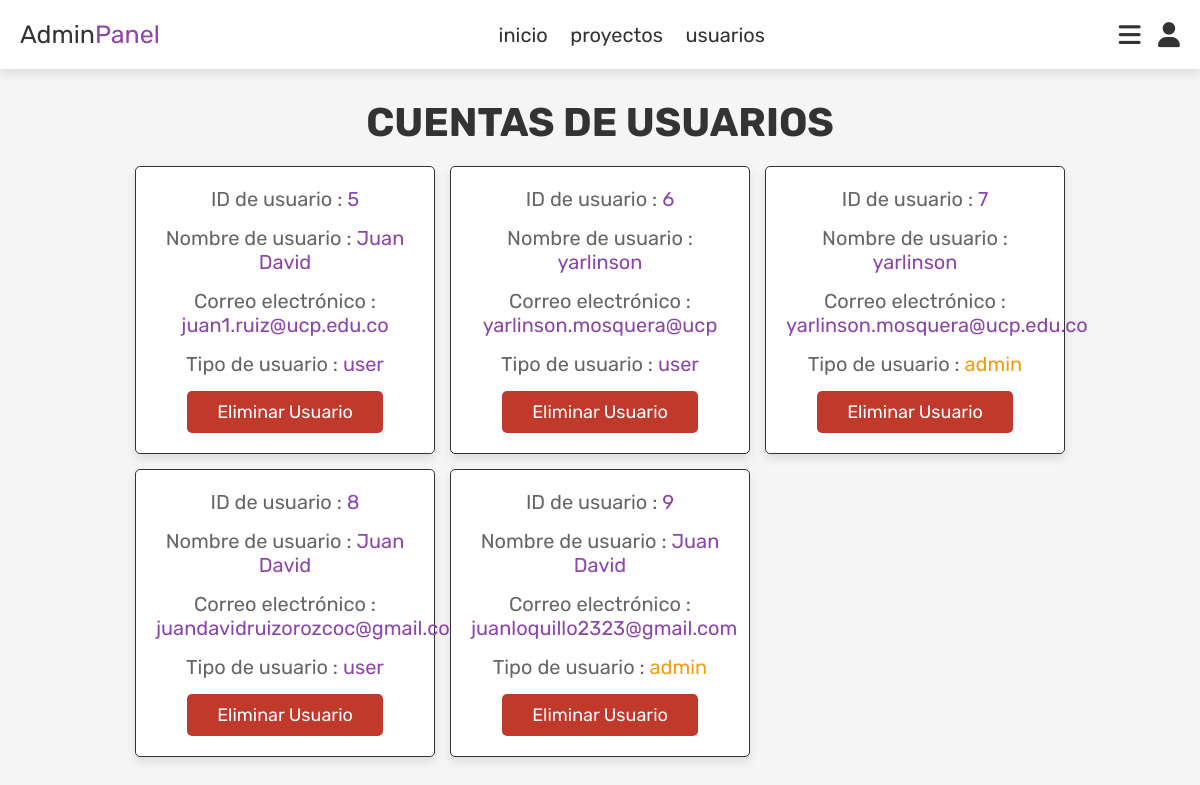
The app's page /admin_usuarios.php (signed in) with its own data.
### tables this page shows
CREATE TABLE `users` (
  `id` int(100) NOT NULL,
  `name` varchar(100) NOT NULL,
  `email` varchar(100) NOT NULL,
  `password` varchar(100) NOT NULL,
  `user_type` varchar(20) NOT NULL DEFAULT 'user'
);

### admin_usuarios.php (the view, shortened to what this page needs)
<?php
include 'conexion.php';
?>
<!DOCTYPE html>
<html lang="es">
<head>
   <link rel="stylesheet" href="https://cdnjs.cloudflare.com/ajax/libs/font-awesome/6.0.0/css/all.min.css">
   <link rel="stylesheet" href="css/admin_style.css">
</head>
<body>
<?php include 'admin_header.php'; ?>
<section class="usuarios">
   <h1 class="title"> Cuentas de usuarios </h1>
   <div class="caja-container">
      <?php
         $select_users = mysqli_query($conn, "SELECT * FROM `users`") or die('Error en la consulta');
         while($fetch_users = mysqli_fetch_assoc($select_users)){
      ?>
      <div class="caja">
         <p> ID de usuario : <span><?php echo $fetch_users['id']; ?></span> </p>
         <p> Nombre de usuario : <span><?php echo $fetch_users['name']; ?></span> </p>
         <p> Correo electrónico : <span><?php echo $fetch_users['email']; ?></span> </p>
         <p> Tipo de usuario : <span style="color:<?php if($fetch_users['user_type'] == 'admin'){ echo 'var(--orange)'; } ?>"><?php echo $fetch_users['user_type']; ?></span> </p>
         <a href="admin_usuarios.php?delete=<?php echo $fetch_users['id']; ?>" onclick="return confirm('¿Eliminar este usuario?');" class="boton-eliminar">Eliminar usuario</a>
      </div>
      <?php
         };
      ?>
   </div>
</section>
</body>
</html>

### css/admin_style.css (style rules this page uses)
:root { --purple:#8e44ad; --red:#c0392b; --orange:#f39c12; --black:#333; --white:#fff; --light-color:#666; --light-white:#ccc; --light-bg:#f5f5f5; --border:.1rem solid var(--black); --box-shadow:0 .5rem 1rem rgba(0,0,0,.1); }
* { font-family: 'Rubik', sans-serif; margin:0; padding:0; box-sizing: border-box; outline: none; border:none; text-decoration: none; transition:all .2s linear; }
html { font-size: 62.5%; overflow-x: hidden; }
body { background-color: var(--light-bg); }
section { padding:3rem 2rem; }
.title { text-align: center; margin-bottom: 2rem; text-transform: uppercase; color:var(--black); font-size: 4rem; }
.boton, .boton-opcion, .boton-eliminar, .boton-blanco { display: inline-block; margin-top: 1rem; padding:1rem 3rem; cursor: pointer; color:var(--white); font-size: 1.8rem; border-radius: .5rem; text-transform: capitalize; }
.boton-eliminar { background-color: var(--red); }
.usuarios .caja-container { display: grid; grid-template-columns: repeat(auto-fit, 30rem); justify-content: center; gap:1.5rem; max-width: 1200px; margin:0 auto; align-items: flex-start; }
.usuarios .caja-container .caja { background-color: var(--white); padding:2rem; border:var(--border); box-shadow: var(--box-shadow); border-radius: .5rem; text-align: center; }
.usuarios .caja-container .caja p { padding-bottom: 1.5rem; font-size: 2rem; color:var(--light-color); }
.usuarios .caja-container .caja p span { color:var(--purple); }
.usuarios .caja-container .caja .boton-eliminar { margin-top: 0; }

### records on screen
users: id "5", name "Juan David", email "juan1.ruiz@ucp.edu.co", user_type "user"
users: id "6", name "yarlinson", email "yarlinson.mosquera@ucp", user_type "user"
users: id "7", name "yarlinson", email "yarlinson.mosquera@ucp.edu.co", user_type "admin"
users: id "8", name "Juan David", email "juandavidruizorozcoc@gmail.com", user_type "user"
users: id "9", name "Juan David", email "juanloquillo2323@gmail.com", user_type "admin"
